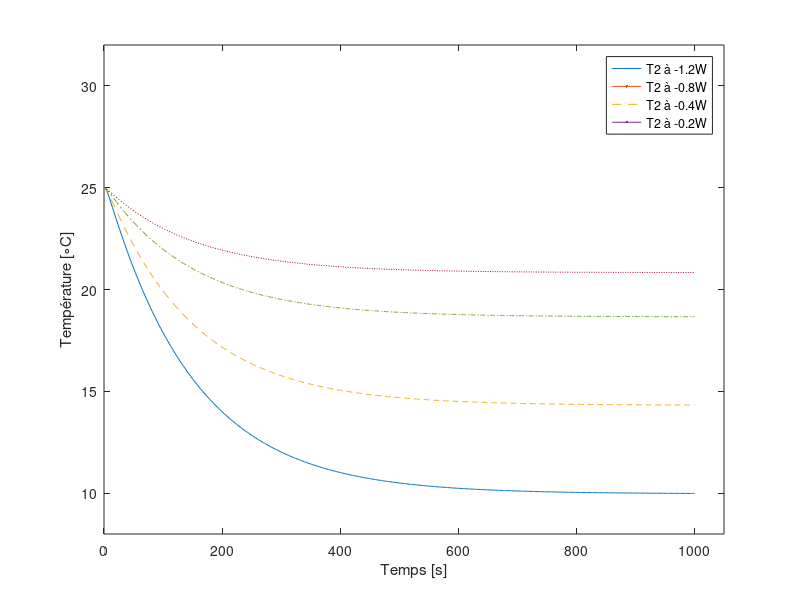

The MATLAB source for this figure: (Note: this script raises an error after producing the figure.)
addpath("simuTempCourbe");
% ignorer la permiere rangée
T = csvread('simulation_data_1.2W.csv',1,0);
% première colonnes c'est le temps
temps = T(:,1);
T2_12 = T(:,3);

A = csvread('simulation_data_0.8W.csv',1,0);
T2_08 = A(:,3);

B = csvread('simulation_data_0.4W.csv',1,0);
T2_04 = B(:,3);

D = csvread('simulation_data_0.2W.csv',1,0);
T2_02 = D(:,3);

C = csvread('simulation_data-0.2W.csv',1,0);
T2_002 = C(:,3);

F = csvread('simulation_data-0.4W.csv',1,0);
T2_004 = F(:,3);

G = csvread('simulation_data-0.8W.csv',1,0);
T2_008 = G(:,3);

H = csvread('simulation_data-1.2W.csv',1,0);
T2_012 = H(:,3);
%% fabrication des figures
%% fabrication des figures
plot(temps,T2_012,'-',LineWidth=3);
%title("Réponses à l'échelon pour T2")
hold on
plot(temps,T2_008,'--',LineWidth=3);
plot(temps,T2_004,'-.',LineWidth=3);
plot(temps, T2_002, ':',LineWidth=3);
ylim([8 32]);
xlim([0 1050]);
ylabel('Température [{\circ}C]')
xlabel('Temps [s]')
legend('T2 à -1.2W','T2 à -0.8W','T2 à -0.4W','T2 à -0.2W')
colororder("reef")
fontsize(gcf,scale=1.3)
hold off
